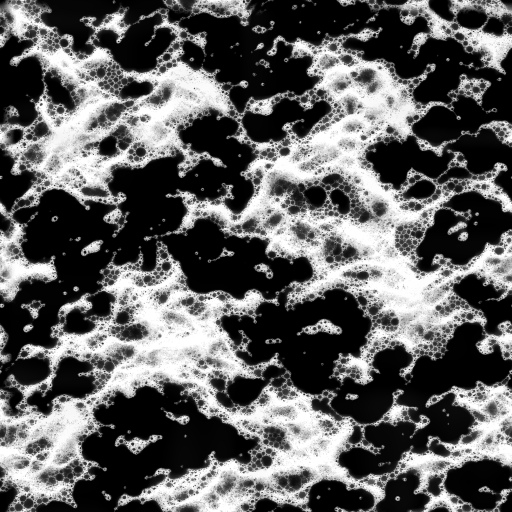
#> input picture Assets/Water/river_foam_broken_patches_tiled.png, 1024 x 1024 px, given as the content of the folder ArtKit/WaterTextures, which was not available (shown at 1/2 size)
$ python seamless_foam.py ../Assets/Water/river_foam_broken_patches_tiled.png
#> lines starting #> are read from the running program, lines starting #| are printed output that depends on the picture
# Tom's river foam textures (ArtKit/WaterTextures, D294) made tileable: one channel (brightness x alpha), the brightness step across
# each edge levelled with a smooth correction, then a narrow 40 px cross-fade. Usage: python tools/seamless_foam.py <dir for a check image>
import numpy as np, glob, os, sys
from PIL import Image
from scipy.ndimage import gaussian_filter1d
W=sys.argv[1]
def level(d, axis):
    # a smooth ramp per line that takes away the step across the wrap (low frequencies only, structure kept)
    d=np.moveaxis(d,axis,1); n=d.shape[1]
    step=d[:,0]-d[:,-1]
    step=gaussian_filter1d(step,25,mode='wrap')
    x=(np.arange(n)/(n-1)-.5)[None,:]
    d=d+step[:,None]*x*-1   # left edge lowered by step/2, right raised by step/2
    return np.moveaxis(d,1,axis)
def blend(d, b, axis):
    d=np.moveaxis(d,axis,1); n=d.shape[1]
    t=(np.arange(b)/(b-1))[None,:]; t=t*t*(3-2*t)
    out=d[:, :n-b].copy(); out[:, :b]=d[:, :b]*t+d[:, n-b:]*(1-t)
    return np.moveaxis(out,1,axis)
o=Image.new('L',(1200,400))
#> o: PIL image 1200x400 L; every value is 0
for k,f in enumerate(sorted(glob.glob('ArtKit/WaterTextures/river_*.png'))):
    a=np.asarray(Image.open(f).convert('RGBA')).astype(float)
    d=(a[:,:,:3].mean(axis=2)/255.0)*(a[:,:,3]/255.0); d=np.clip((d-0.08)/0.8,0,1)
    d=level(d,1); d=level(d,0)
#> in level, `step=d[:,0]-d[:,-1]`: step = 1024 values, max 0.554 at index 704, min -0.534 at index 91, mean 0.0227
#> in level, `step=gaussian_filter1d(step,25,mode='wrap')`: step = 1024 values, max 0.0746 at index 582, min -0.0186 at index 98, mean 0.0227
#> call 2 of level, with axis = 0
#> in level (call 2), `d = np.moveaxis(d, axis, 1)`:
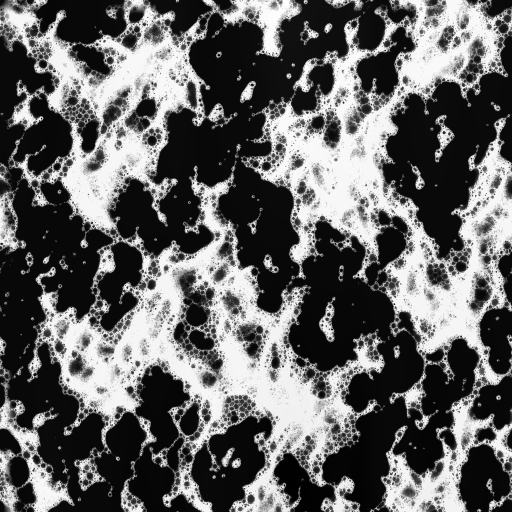
#> d: shape (1024, 1024) float64 (shown at 1/2 size); min -0.0369, max 1.04, mean 0.388; drawn with min black and max white
#> in level (call 2), `step=d[:,0]-d[:,-1]`: step = 1024 values, max 0.716 at index 697, min -0.652 at index 942, mean 0.00772
#> in level (call 2), `step=gaussian_filter1d(step,25,mode='wrap')`: step = 1024 values, max 0.0962 at index 831, min -0.0583 at index 31, mean 0.00772
    d=blend(d,40,1); d=blend(d,40,0)
#> in blend, `out[:, :b] = d[:, :b] * t + d[:, n - b:] * (1 - t)`:
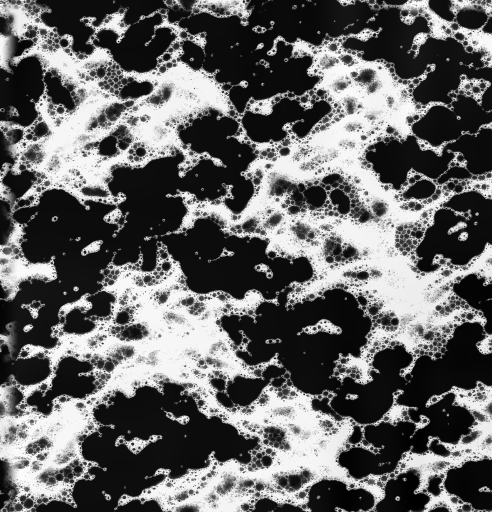
#> out: shape (1024, 984) float64 (shown at 1/2 size); min -0.0516, max 1.05, mean 0.388; drawn with min black and max white
#> call 2 of blend, with b = 40, axis = 0
#> in blend (call 2), `d = np.moveaxis(d, axis, 1)`:
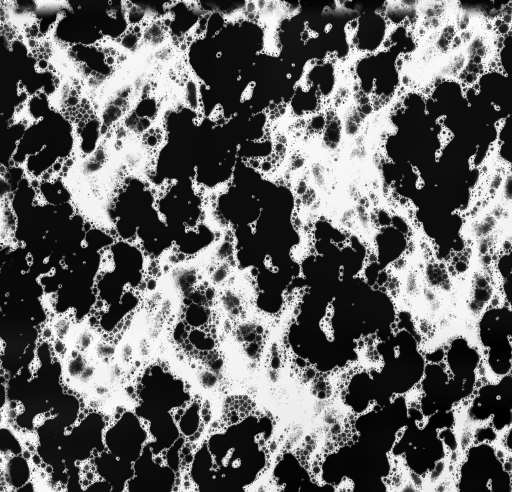
#> d: shape (984, 1024) float64 (shown at 1/2 size); min -0.0516, max 1.05, mean 0.388; drawn with min black and max white
#> in blend (call 2), `out[:, :b] = d[:, :b] * t + d[:, n - b:] * (1 - t)`:
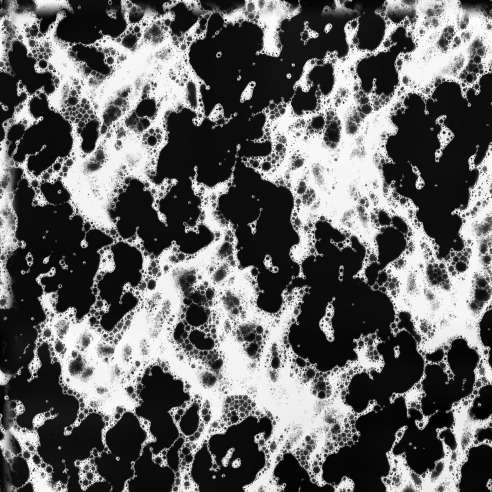
#> out: shape (984, 984) float64 (shown at 1/2 size); min -0.0515, max 1.04, mean 0.393; drawn with min black and max white
    d=np.clip(d,0,1)
#> d: shape (984, 984) float64
    img=Image.fromarray((d*255).astype('uint8'),'L').resize((1024,1024),Image.LANCZOS)
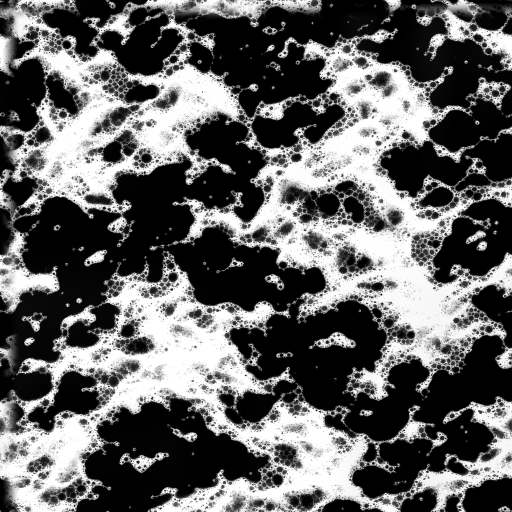
#> img: PIL image 1024x1024 L (shown at 1/2 size); min 0, max 255, mean 100
    img.save('Assets/Water/'+os.path.basename(f).replace('.png','_tiled.png'))
    dd=np.asarray(img).astype(float); n=dd.shape[0]; t=np.tile(dd,(2,2))
#> after `n = dd.shape[0]`: n = 1024
#> after `t = np.tile(dd, (2, 2))`:
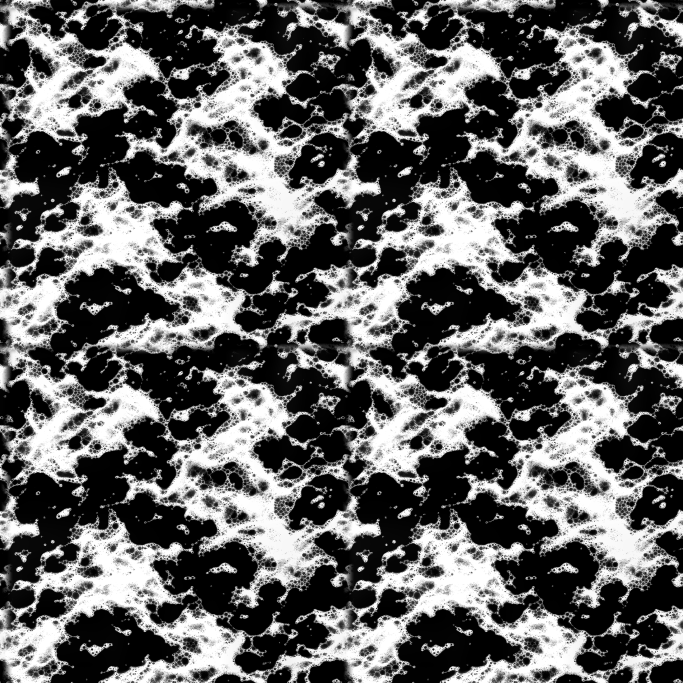
#> t: shape (2048, 2048) float64 (shown at 1/3 size); min 0, max 255, mean 100
    o.paste(Image.fromarray(t[n-200:n+200,n-200:n+200].astype('uint8'),'L'),(k*400,0))
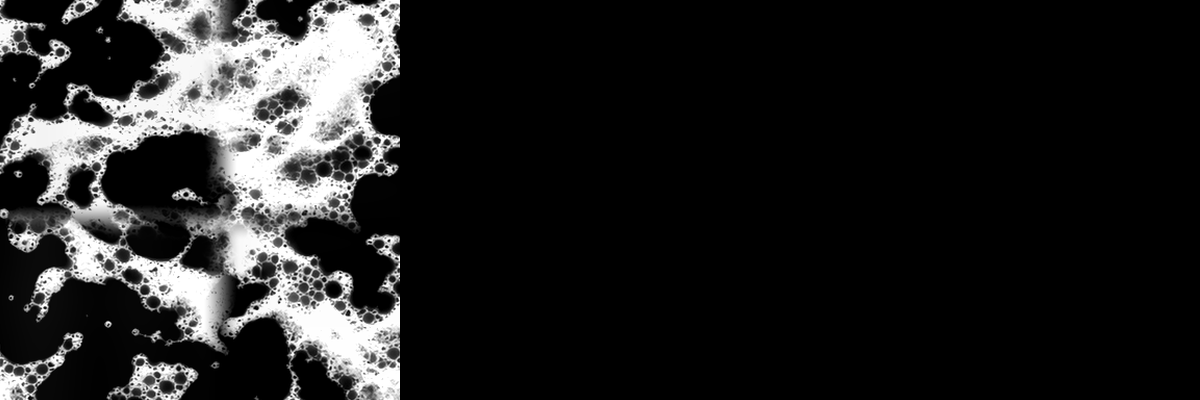
#> o: PIL image 1200x400 L; min 0, max 255, mean 35
o.save(W+'/foam_seams_fixed.png')
print('ok')
